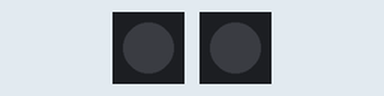
A program run on a simulated MicroPython board. Parts: 2 × 1 RGB LEDs in strip order, left to right. Dim RGB values are drawn brighter than linear.

Above: at 0.15 s.
At 10.43 s:
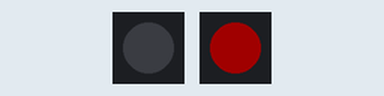
At 19.8 s:
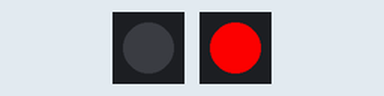
At 39.75 s:
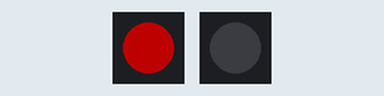
Timing chart, 0 to 40.0 s (numbered marks = the images above):
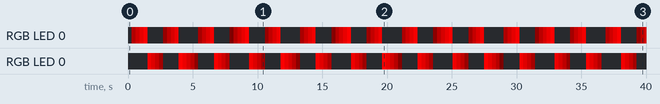

The program:

two_leds.py
```python
# Imports
import time
from machine import Pin
from neopixel import NeoPixel

grb_led_1 = NeoPixel(Pin(2), 1)
grb_led_2 = NeoPixel(Pin(5), 1)
black = (0,0,0)

grb_led_1.fill(black)
grb_led_1.write()

grb_led_2.fill(black)
grb_led_2.write()

while True:
    for i in range(255):
        grb_led_1.fill((i,0,0))
        grb_led_1.write()
        time.sleep(0.005)

    grb_led_1.fill(black)
    grb_led_1.write()

    for i in reversed (range(255)):
        grb_led_2.fill((i,0,0))
        grb_led_2.write()
        time.sleep(0.005)
```

Measured:
- by itself, RGB LED 0: off → RGB(214, 0, 0) at 1.5 s, → RGB(155, 0, 0) 0.30 s later, → RGB(96, 0, 0) 0.30 s later, → RGB(37, 0, 0) 0.30 s later, … (79 changes in this stretch)
- by itself, RGB LED 0: off → RGB(59, 0, 0) at 0.30 s, → RGB(118, 0, 0) 0.30 s later, → RGB(177, 0, 0) 0.30 s later, → RGB(236, 0, 0) 0.30 s later, … (82 changes in this stretch)
